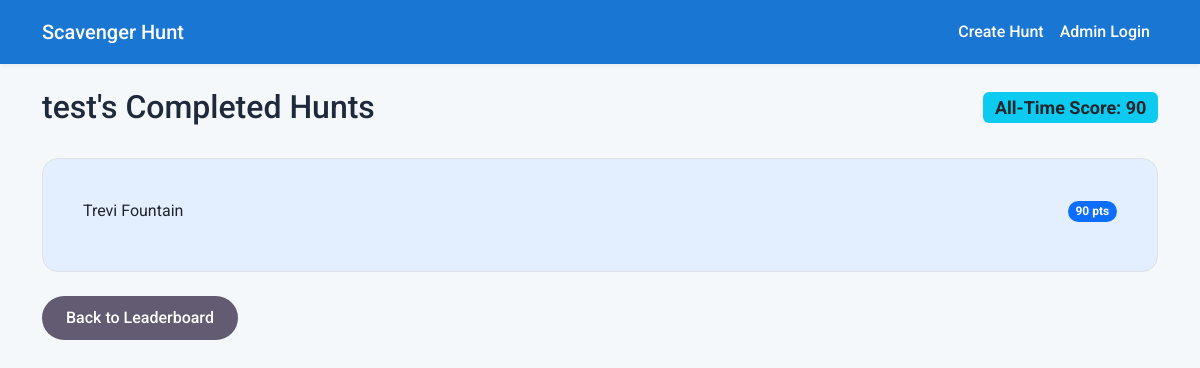
The page /user/test on the database as committed earlier.
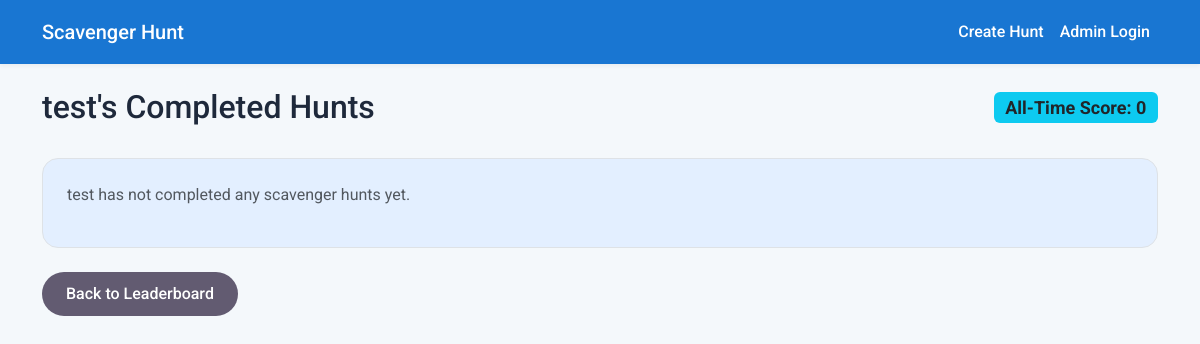
The same page on the database as committed later.
### app.py (models this page shows)
class Player(db.Model):
    id = db.Column(db.Integer, primary_key=True)
    username = db.Column(db.String(255), nullable=False)
    hunt_id = db.Column(db.Integer, db.ForeignKey('hunt.id'), nullable=False)
    total_score = db.Column(db.Integer, default=0)
    is_completed = db.Column(db.Boolean, default=False)
    attempts = db.relationship('Attempt', backref='player', lazy=True)

class Hunt(db.Model):
    id = db.Column(db.Integer, primary_key=True)
    name = db.Column(db.String(255), nullable=False)
    targets = db.relationship('Target', backref='hunt', lazy=True, cascade="all, delete-orphan")

### app.py (the view)
@app.route('/user/<username>')
def user_details(username):
    user_scores = db.session.query(
        Hunt.name,
        Player.total_score
    ).join(Player, Hunt.id == Player.hunt_id)\
     .filter(Player.username == username, Player.is_completed == True)\
     .order_by(Hunt.name)\
     .all()
    total_score_all_time = sum(score for _, score in user_scores)
    return render_template('user_details.html', username=username, scores=user_scores, total_score=total_score_all_time)

### templates/user_details.html
{% extends 'layout.html' %}
{% block content %}
<div class="d-flex justify-content-between align-items-center">
    <h2>{{ username }}'s Completed Hunts</h2>
    <h4><span class="badge bg-info text-dark">All-Time Score: {{ total_score }}</span></h4>
</div>
<div class="card mt-4">
    <div class="card-body">
        {% if scores %}
            <ul class="list-group list-group-flush">
                {% for hunt_name, score in scores %}
                    <li class="list-group-item d-flex justify-content-between align-items-center p-3">
                        <span>{{ hunt_name }}</span>
                        <span class="badge bg-primary rounded-pill">{{ score }} pts</span>
                    </li>
                {% endfor %}
            </ul>
        {% else %}
            <p class="text-muted">{{ username }} has not completed any scavenger hunts yet.</p>
        {% endif %}
    </div>
</div>
<a href="{{ url_for('index') }}" class="btn btn-secondary mt-4">Back to Leaderboard</a>
{% endblock %}

Rows that differ between the two databases and show on the page:
removed Player: username "test", name "Trevi Fountain", total_score "90"
Other text that changed with them:
{{ username }}: (not shown) → "test"
{{ total_score }}: "90" → "0"
text now shown: "has not completed any scavenger hunts yet."
